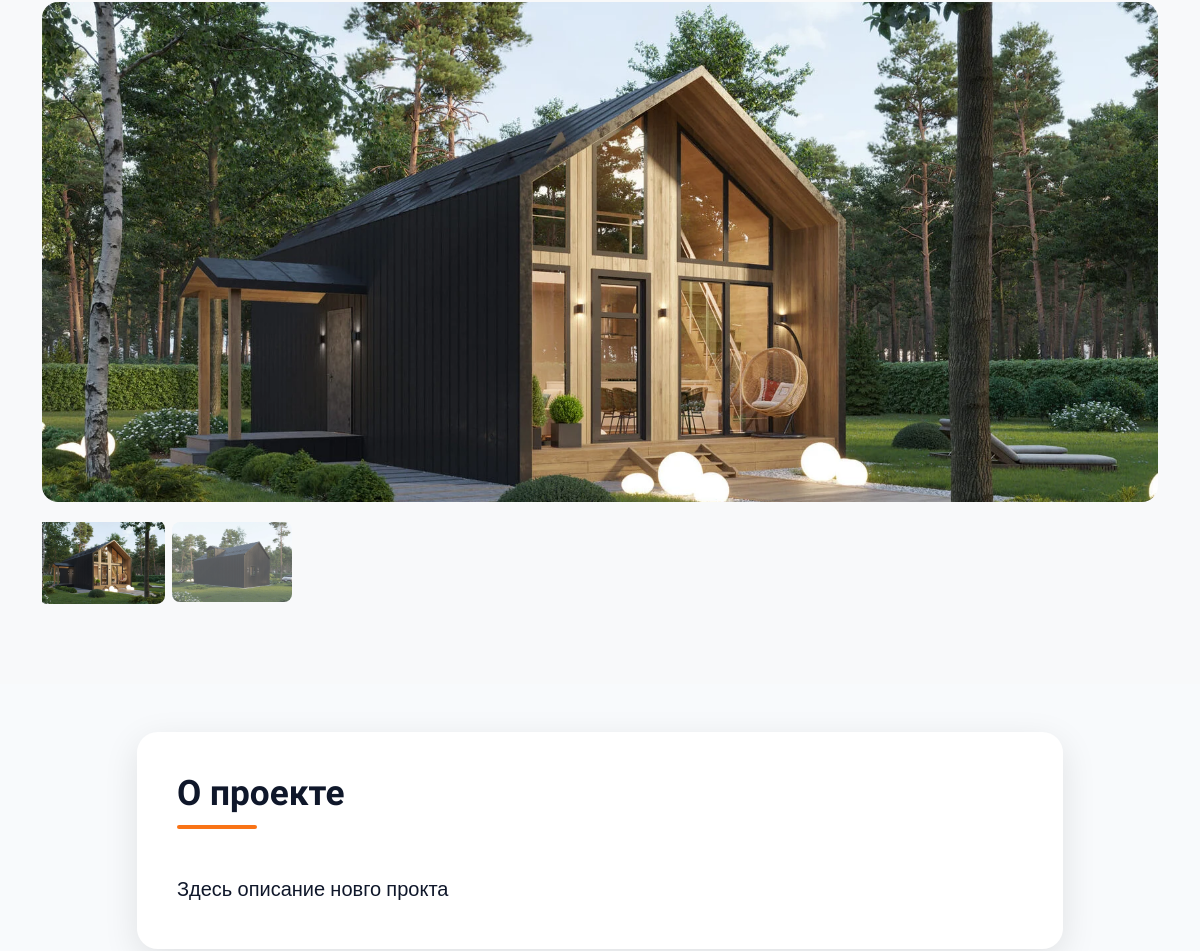
Page /details/1 (middle part) on the earlier database version.
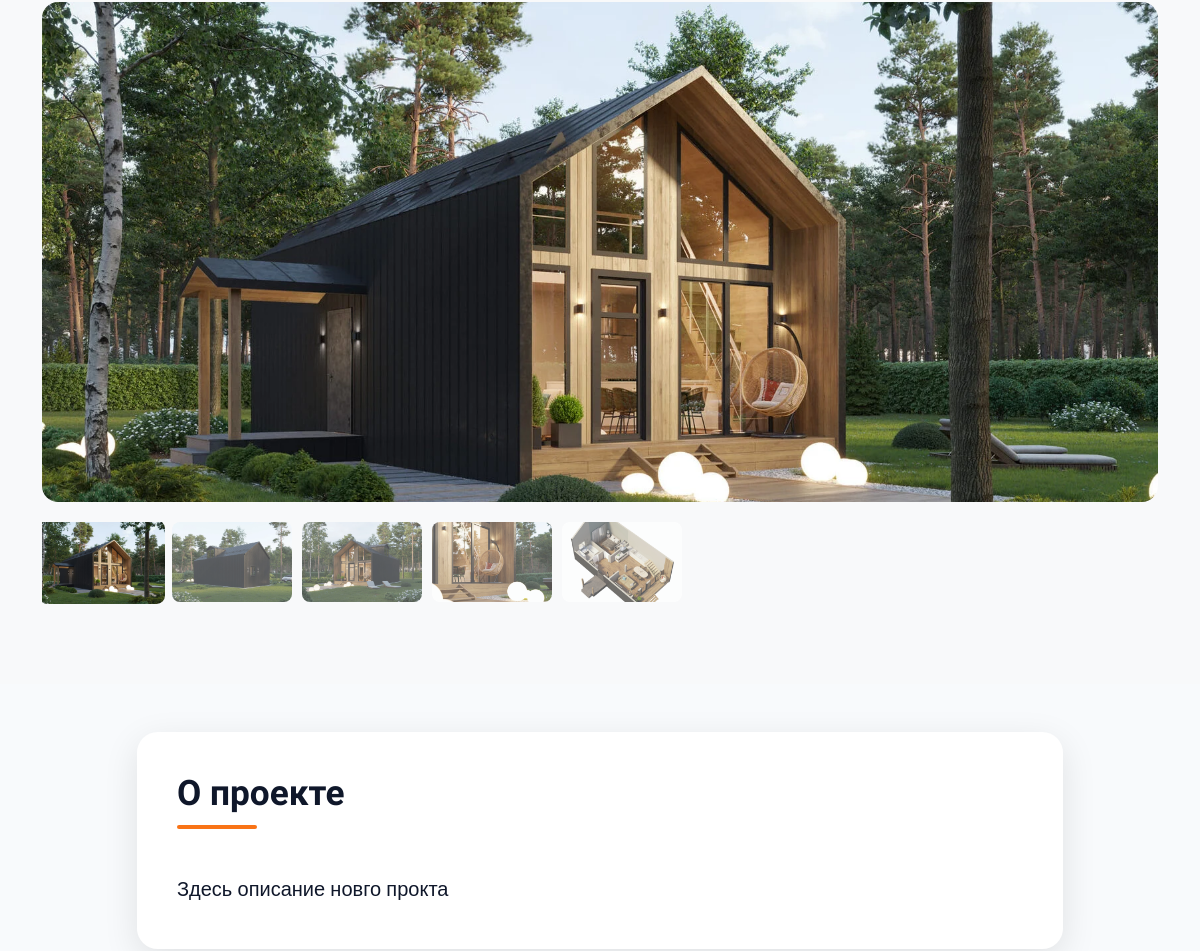
Same page on the later database version.
### app/models.py (models this page shows, shortened)
class Project(db.Model):
    __tablename__ = "projects"
    id = db.Column(db.Integer, primary_key=True)
    title = db.Column(db.String(100), unique=True, nullable=False)
    slug = db.Column(db.String(100), unique=True, nullable=False)
    description = db.Column(db.Text)
    square = db.Column(db.Integer, nullable=False)
    size = db.Column(db.String(15), nullable=False)
    price_base = db.Column(db.Integer, nullable=False)
    price_with_communications = db.Column(db.Integer)
    price_ready = db.Column(db.Integer)
    mortgage_price_per_month = db.Column(db.Integer)
    images_directory_path = db.Column(db.String(300), nullable=False)
    images = db.relationship(
        "ProjectImages",
        back_populates="project",
        cascade="all, delete-orphan",
        lazy="dynamic"
    )

class ProjectImages(db.Model):
    __tablename__ = "project_images"
    id = db.Column(db.Integer, primary_key=True)
    filename = db.Column(db.String(100), nullable=False)
    project_id = db.Column(
        db.Integer,
        db.ForeignKey(Project.id, ondelete="CASCADE"),
        nullable=False,
    )
    project = db.relationship("Project", back_populates="images")
    @property
    def url(self):
        return os.path.join('uploads', self.project.slug, self.filename)

### app/routes.py (the view)
@main_bp.route('/details/<int:id>')
def details(id):
    project = Project.query.get(id)
    return render_template('project_details.html', project=project)

### app/templates/project_details.html (shortened to what this page needs)
<!DOCTYPE html>
<html lang="ru">
<head>
    <link href="https://cdn.jsdelivr.net/npm/bootstrap@5.3.2/dist/css/bootstrap.min.css" rel="stylesheet" />
    <link href="https://cdn.jsdelivr.net/npm/bootstrap-icons@1.11.1/font/bootstrap-icons.css" rel="stylesheet" />
    <link href="https://unpkg.com/aos@2.3.1/dist/aos.css" rel="stylesheet" />
</head>
<body>
    <section class="py-5 bg-light">
        <div class="container">
            <div class="row">
                <div class="col-12 mb-4">
                    <div class="gallery-main" data-aos="fade-up">
                        <img id="mainImage" src="{{ url_for('static', filename=project.images.first().url) }}" alt="{{ project.title }}">
                    </div>
                    <div class="gallery-thumbnails">
                        {% for image in project.images %}
                        <div class="gallery-thumb {% if loop.first %}active{% endif %}"
                             onclick="changeImage('{{ url_for('static', filename=image.url) }}', this)">
                            <img src="{{ url_for('static', filename=image.url) }}" alt="{{ project.title }} - фото {{ loop.index }}">
                        </div>
                        {% endfor %}
                    </div>
                </div>
            </div>
        </div>
    </section>
    {% if project.description %}
    <section class="py-5">
        <div class="container">
            <div class="row justify-content-center">
                <div class="col-lg-10" data-aos="fade-up">
                    <div class="description-card">
                        <h2 class="section-title">О проекте</h2>
                        <div class="fs-5 lh-lg">
                            {{ project.description|safe }}
                        </div>
                    </div>
                </div>
            </div>
        </div>
    </section>
    {% endif %}
</body>
</html>

### app/templates/project_details.html (style rules this page uses)
:root { --primary: #0f172a; --primary-light: #1e293b; --secondary: #f97316; --accent: #0ea5e9; --light: #f8fafc; --dark: #0f172a; --gray: #64748b; }
body { background: var(--light); font-family: "Montserrat", sans-serif; color: var(--dark); line-height: 1.7; overflow-x: hidden; scroll-behavior: smooth; }
h1, h2, h3, h4, h5 { font-family: "Oswald", sans-serif; font-weight: 700; }
.gallery-main { border-radius: 1rem; overflow: hidden; height: 500px; margin-bottom: 20px; }
.gallery-main img { width: 100%; height: 100%; object-fit: cover; }
.gallery-thumbnails { display: flex; gap: 10px; overflow-x: auto; padding-bottom: 10px; }
.gallery-thumb { width: 120px; height: 80px; border-radius: 8px; overflow: hidden; cursor: pointer; opacity: 0.7; transition: 0.3s; flex-shrink: 0; }
.gallery-thumb:hover, .gallery-thumb.active { opacity: 1; transform: scale(1.05); }
.gallery-thumb img { width: 100%; height: 100%; object-fit: cover; }
.section-title { margin-bottom: 2.5rem; color: var(--primary); font-size: 2.2rem; position: relative; padding-bottom: 15px; }
.section-title::after { content: ""; position: absolute; bottom: 0; left: 0; width: 80px; height: 4px; background: var(--secondary); border-radius: 2px; }
.description-card { background: white; border-radius: 1.3rem; padding: 40px; box-shadow: 0 10px 35px rgba(0, 0, 0, 0.1); margin-bottom: 30px; }

Differences in the rows shown:
added ProjectImages: filename.slug (picture)
added ProjectImages: filename.slug (picture)
added ProjectImages: filename.slug (picture)
